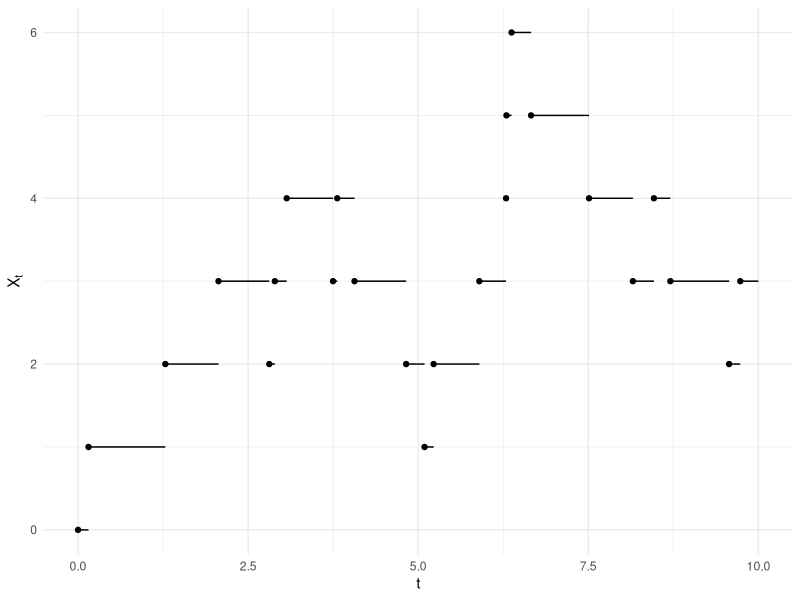
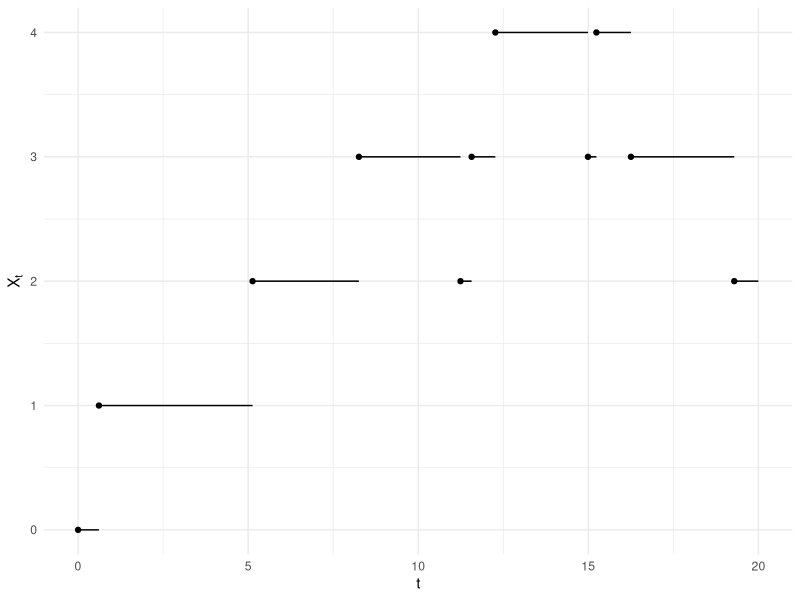
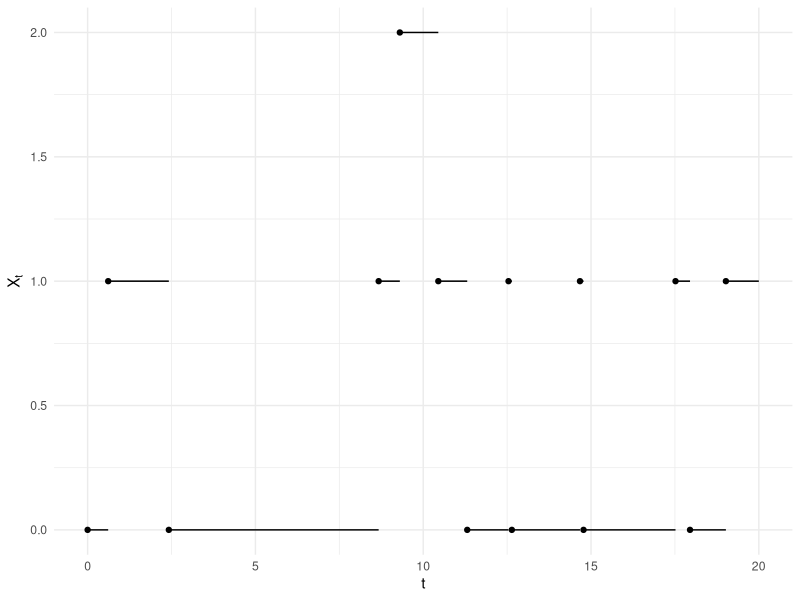
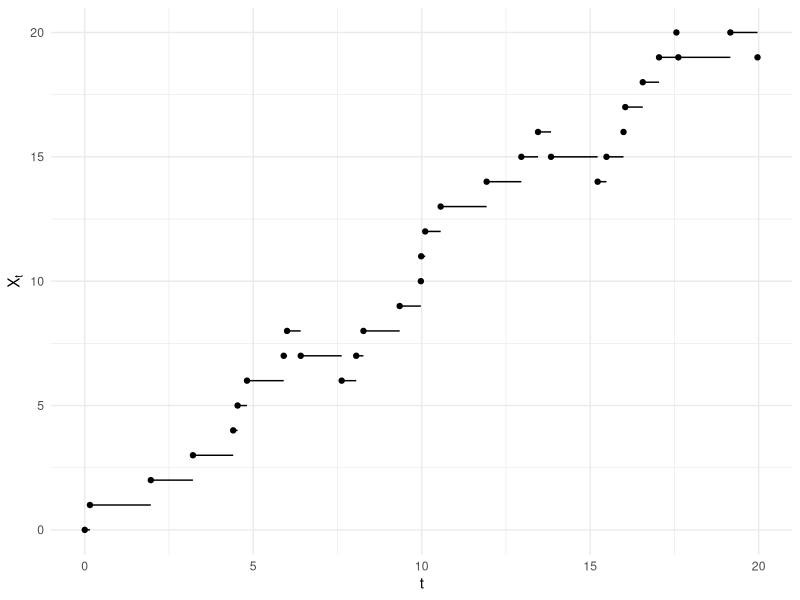

Recreate these plots in R, in order.
############################################################
# Birth-death process
# Author: Jose A. Perusquia Cortes
# Affil:  Facultad de Ciencias-UNAM
# Module: Stochastic Simulation 
############################################################

############################################################
# Libraries
library(ggplot2)         # Version 4.0.2
library(ggthemes)        # Version 5.2.0
library(dplyr)           # Version 1.2.0
############################################################

############################################################
# Function that simulates a path of the birth-death process
# with constante birth and death rates lambda, mu
BirthDeath = function(mu,lambda,t){
  
  # Check the parameters
  if(mu<=0){
    stop('mu must be positive')
  }
  
  if(lambda<=0){
    stop('lambda must be positive')
  }
  
  if(t<=0){
    stop('t must be positive')
  }
  
  # Exponential parameters
  q_0 = lambda
  q_i = mu+lambda
  
  # Transition probabilities
  prob_i = c(mu,lambda)/(mu+lambda)
  
  # Start the chain
  Xt = c(0)
  n = 1
  
  time = c(0)
  cumtime = sum(time)
  
  while(cumtime<t){
    
    if(Xt[n]==0){
      time_aux = rexp(1,q_0)
      jump = 1
    }else{
      time_aux = rexp(1,q_i)
      jump = sample(x=c(Xt[n]-1,Xt[n]+1),size = 1,
                    prob = prob_i)
    }
    
    Xt = c(Xt,jump)
    n = n+1
    time = c(time,time_aux)
    cumtime = sum(time)
  }
  
  time = cumsum(time)
  time[n] = t
  Xt[n] = Xt[n-1]
  
  
  # Return a data frame with times and events
  res = data.frame(
    t = time,
    X = Xt
  )
  
  return(res)
}
############################################################

############################################################
# Sample path with mu=lambda=1
set.seed(3141592)
t = 10
mu = 1
lambda = 1

Xt = BirthDeath(mu,lambda,t)
n = nrow(Xt)

# Plot the path of the jump process
segmentsJP = data.frame(
  x = Xt$t[-n],
  xend = c(Xt$t[-1]),
  y = Xt$X[-n],
  yend = Xt$X[-n]
)

ggplot(data=Xt,aes(x=t,y=X))+
  geom_point(data=Xt[-n,])+
  geom_segment(data=segmentsJP,
               aes(x=x,y=y,xend=xend,yend=yend))+
  labs(x=expression(t),y=expression(X[t]))+
  theme_minimal()
############################################################

############################################################
# Sample path with mu=lambda=0.25
set.seed(3141592)
t = 20
mu = 0.25
lambda = 0.25

Xt = BirthDeath(mu,lambda,t)
n = nrow(Xt)

# Plot the path of the jump process
segmentsJP = data.frame(
  x = Xt$t[-n],
  xend = c(Xt$t[-1]),
  y = Xt$X[-n],
  yend = Xt$X[-n]
)

ggplot(data=Xt,aes(x=t,y=X))+
  geom_point(data=Xt[-n,])+
  geom_segment(data=segmentsJP,
               aes(x=x,y=y,xend=xend,yend=yend))+
  labs(x=expression(t),y=expression(X[t]))+
  theme_minimal()
############################################################

############################################################
# Sample path with 1=mu<lambda=0.25
set.seed(3141592)
t = 20
mu = 1
lambda = 0.25

Xt = BirthDeath(mu,lambda,t)
n = nrow(Xt)

# Plot the path of the jump process
segmentsJP = data.frame(
  x = Xt$t[-n],
  xend = c(Xt$t[-1]),
  y = Xt$X[-n],
  yend = Xt$X[-n]
)

ggplot(data=Xt,aes(x=t,y=X))+
  geom_point(data=Xt[-n,])+
  geom_segment(data=segmentsJP,
               aes(x=x,y=y,xend=xend,yend=yend))+
  labs(x=expression(t),y=expression(X[t]))+
  theme_minimal()
############################################################

############################################################
# Sample path with 0.25=mu>lambda=1
set.seed(3141592)
t = 20
mu = 0.25
lambda = 1

Xt = BirthDeath(mu,lambda,t)
n = nrow(Xt)

# Plot the path of the jump process
segmentsJP = data.frame(
  x = Xt$t[-n],
  xend = c(Xt$t[-1]),
  y = Xt$X[-n],
  yend = Xt$X[-n]
)

ggplot(data=Xt,aes(x=t,y=X))+
  geom_point(data=Xt[-n,])+
  geom_segment(data=segmentsJP,
               aes(x=x,y=y,xend=xend,yend=yend))+
  labs(x=expression(t),y=expression(X[t]))+
  theme_minimal()
############################################################
